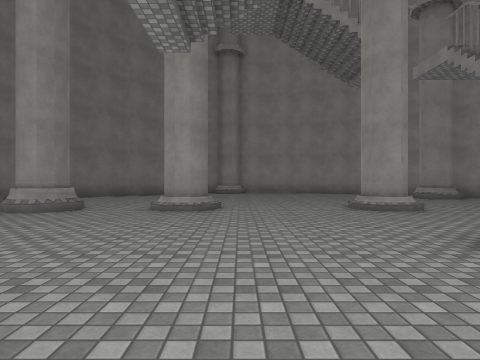
[1] (above)

17 first-person views from a walk through a scene from a Unity 3-D project. The camera is 1.3 m above the floor, looks level and sees 75° across. Doors are open. The floor is counted in squares, 2 m on a side. Each view is taken from the middle of a square. On the plan, view 1 faces up. The plan holds only what a view shows up to about 10 squares ahead; the rest is blank. The place goes on beyond the plan. Surface patterns are stand-ins for the level's own textures.

[2]
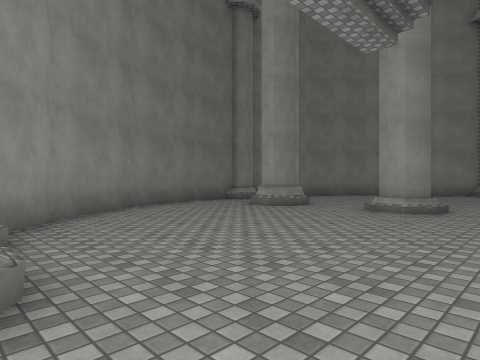

[3]
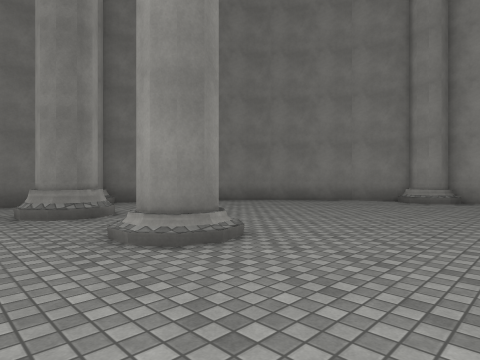

[4]
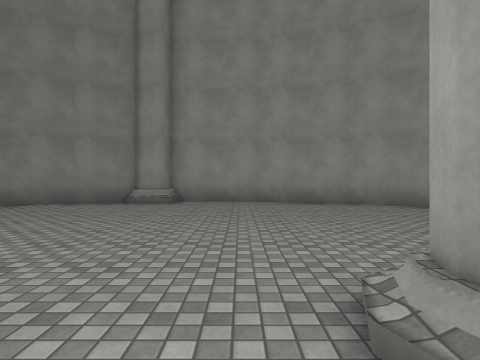

[5]
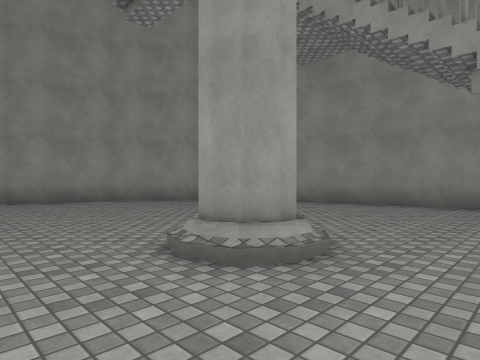

[6]
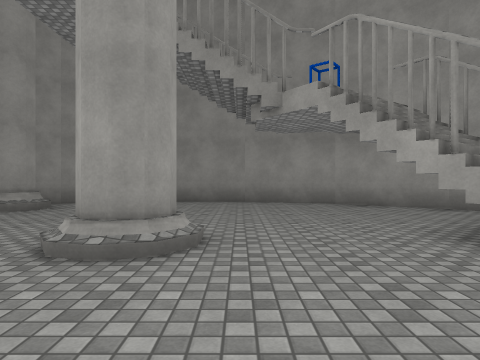

[7]
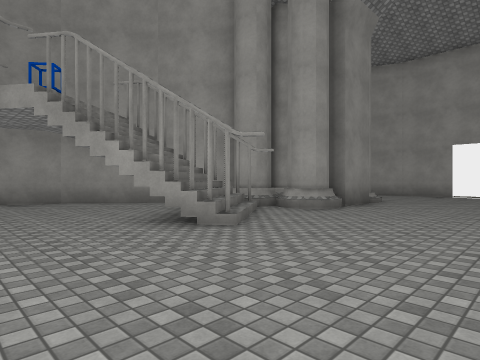

[8]
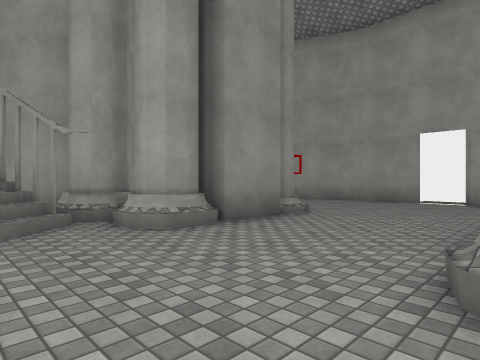

[9]
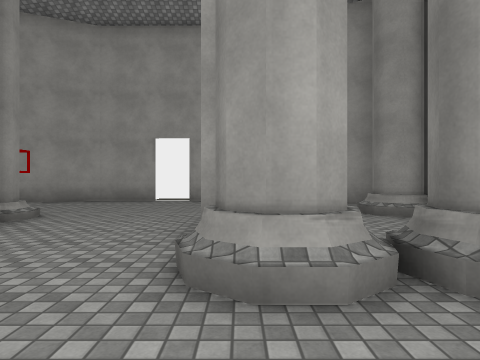

[10]
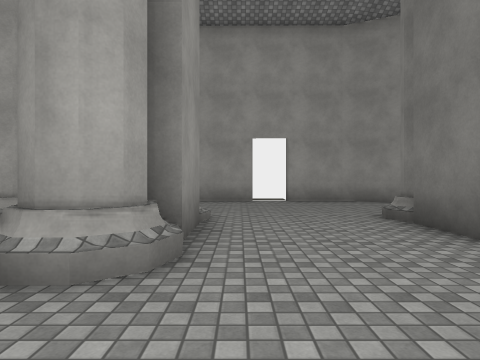

[11]
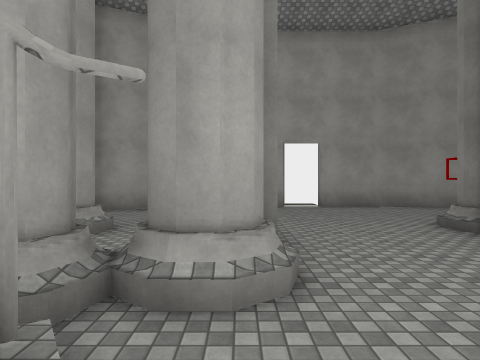

[12]
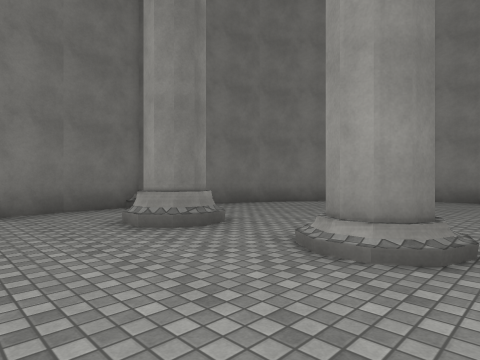

[13]
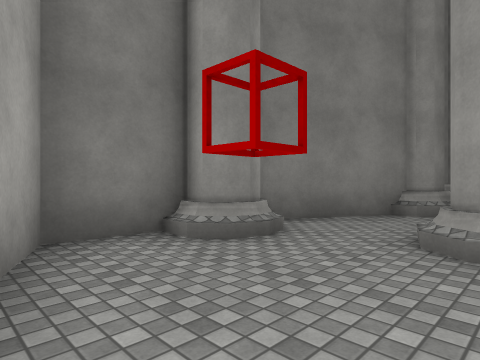

[14]
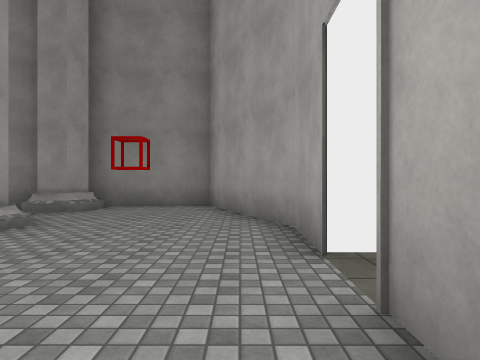

[15]
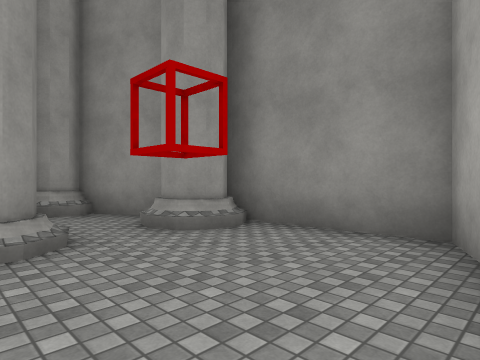

[16]
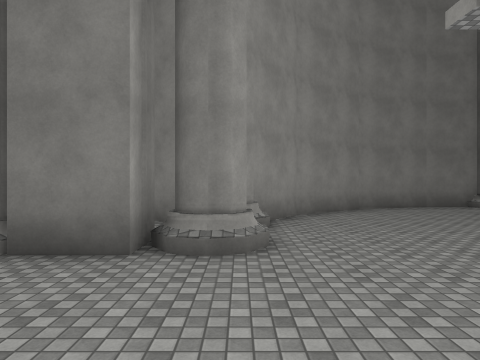

[17]
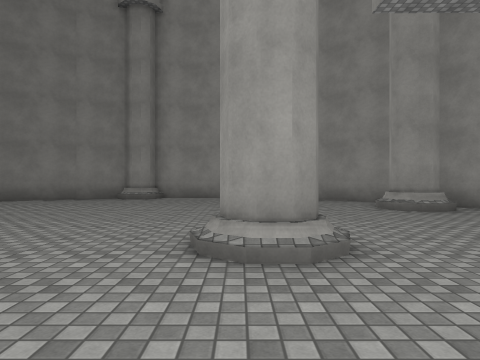

### Floor plan
Key: @ floor where view 1 was taken; # wall or solid block; . floor; / step, stairs or slope; D open door.
Columns run from 7 left of view 1 to 10 right of it. Each row starts with its distance up from view 1.
 16        ####
 15     ####..####
 14   ###........##
 13  ##...........#
 12  #.............##
 11 ##............#.#
 10 #...............#
  9 #...............##
  8 #.........//.....#
  7 #. #..#...#/.....#
  6 #.//.............#
  5 #...............##
  4 #...............#
  3 ##......./##...##
  2  ##.......//#..#
  1   ##.......##.##
  0    ##/#@../####
 -1    ##/#...##.#
 -2    #..#...#..#
 -3   #../#...#//##
 -4   ##.//...//./#
 -5   #...........#
 -6   #...........#
 -7   ###.......###
 -8     ####D####

Positions as (right, up) in squares from view 1, and headings:
1: (0, 0), facing up
2: (1, 0), facing up-left
3: (2, 5), facing up-left
4: (2, 6), facing up
5: (1, 5), facing up-right
6: (0, 6), facing right
7: (-1, 6), facing down-right
8: (-1, 2), facing down-right
9: (-1, 2), facing down
10: (2, 2), facing down
11: (3, 2), facing down
12: (0, 4), facing up-left
13: (-1, -7), facing up-left
14: (-1, -7), facing right
15: (3, -7), facing up-right
16: (3, 0), facing left
17: (3, 4), facing up
